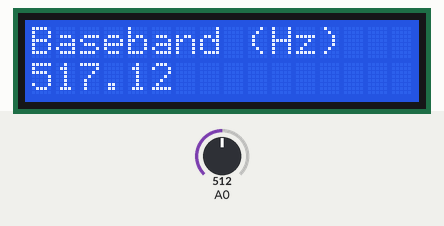
The sketch below on a simulated Arduino Uno, built with avr-gcc and run on an emulated ATmega328P. Shown: 16×2 character LCD. The inputs (shaded band) are chosen by the test bench; at power-on: A0 = 512.

Above: at 1.2 s.
1.3 s: A0 set to 716
At 1.9 s:
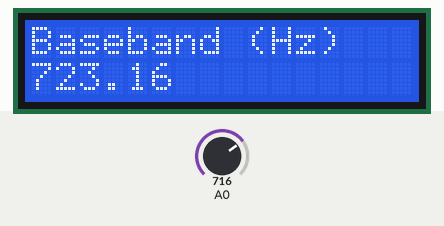
2.8 s: A0 set to 900
At 3.4 s:
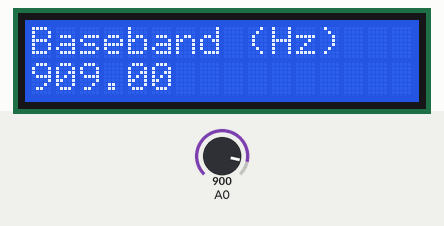
4.3 s: A0 set to 1023
At 5.2 s:
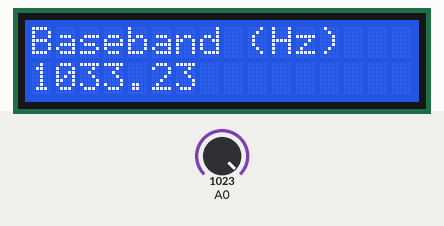
Timing chart, 0 to 7.3 s (numbered marks = the images above; inputs shaded):
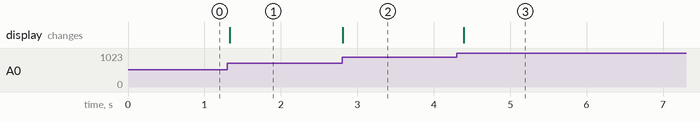

Measured:
- after the input at 1.3 s, the display: changes at once (image 1)
- after the input at 2.8 s, the display: changes at once (image 2)
- after the input at 4.3 s, the display: changes after 0.09 s (image 3)

The sketch:

test_analog_read.ino
```cpp
#include<LiquidCrystal.h>

LiquidCrystal lcd(2, 3, 4, 5, 6, 7);
float freq = 124.31;

void setup() {
  // put your setup code here, to run once:
  lcd.begin(16, 2);
}

void loop() {
  // put your main code here, to run repeatedly:
  freq = analogRead(A0);
  freq = freq + (freq/100);

  lcd.clear();
  lcd.setCursor(0,0);
  lcd.print("Baseband (Hz)");
  lcd.setCursor(0,1);
  lcd.print(freq);

  delay(100);
}
```
